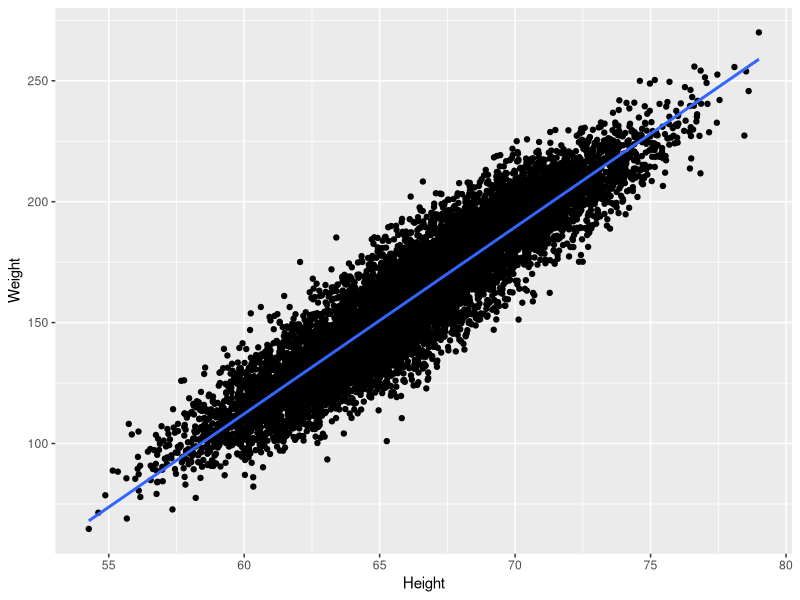
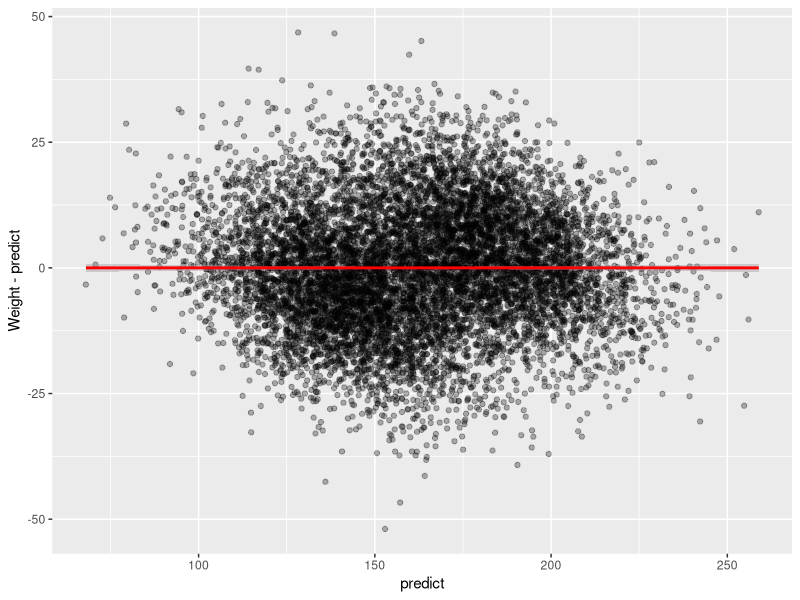

Here is the R script that generated these plots, in order:
library('ggplot2')

setwd("E:/data analytics/datasets")
heights.weights = read.csv(file.path('.',
                                      '01_heights_weights_genders.csv'),
                            header = TRUE,
                            sep = ',')
str(heights.weights)
dim(heights.weights)
ggplot(heights.weights, aes(x = Height, y = Weight)) +
  geom_point() +
  geom_smooth(method = 'lm')

fitted.regression <- lm(Weight ~ Height,
                        data = heights.weights)
coef(fitted.regression)

#(Intercept) Height
#-350.737192 7.717288
intercept <- coef(fitted.regression)[1]
slope <- coef(fitted.regression)[2]

# predicted.weight <- intercept + slope * observed.height
# predicted.weight == -350.737192 + 7.717288 * observed.height
predict(fitted.regression)

true.values <- with(heights.weights, Weight)
errors <- true.values - predict(fitted.regression)

residuals(fitted.regression)

ggplot(cbind(fitted.regression$model, predict = predict(fitted.regression)), aes(predict, Weight - predict)) +
  geom_point(alpha = 0.3) + geom_smooth(color = "red", method = "lm")

summary(fitted.regression)

summary(fitted.regression)$r.squared
#Therefore, about 74% of the data is predicted correctly by the linear regression line.
